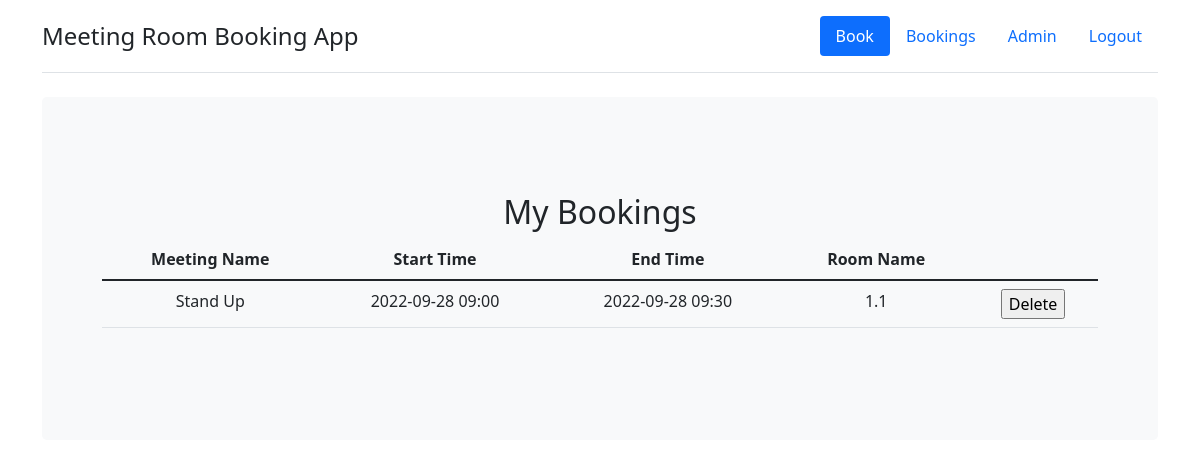
The page /bookings (signed in) on the database its author committed.
### models.py (models this page shows)
class Booking(db.Model):
    __tablename__ = 'booking'
    id = db.Column(db.Integer, primary_key=True)
    booking_name = db.Column(db.String(50), nullable= True)
    start_time = db.Column(db.Integer, nullable=False)
    end_time = db.Column(db.Integer, nullable=False)
    user_id = db.Column(db.Integer, db.ForeignKey('user.id'), nullable=False)
    room_id = db.Column(db.Integer, db.ForeignKey('room.id'), nullable=False)

class Room(db.Model):
    __tablename__ = 'room'
    id = db.Column(db.Integer, primary_key=True)
    name = db.Column(db.String(15), unique=False, nullable=False)
    capacity = db.Column(db.Integer, unique=False, nullable=False)

### bookings.py (the view)
@bookings.route('/bookings')
@login_required
def bookings_page():
    bookings = db.session.query(Booking, Room, User).join(Room, Booking.room_id == Room.id).join(User, Booking.user_id == User.id).filter(Booking.user_id == current_user.id).all()
    return render_template('bookings.html', admin_page=False, bookings=bookings, fromtimestamp=datetime.fromtimestamp, current_user=current_user)

### models.py (called while the page is built)
    @property
    def is_admin(self):
        return bool(self.admin)

### templates/bookings.html
{% extends "base.html" %}
{% block content %}
<div class="p-5 mb-4 bg-light rounded-3">
    <div class="container-fluid py-5 text-center">
        <h2>My Bookings</h2>
        {% include "bookings_table.html" %}
    </div>
</div>
{% endblock %}

### templates/bookings_table.html (shortened to what this page needs)
<table class="table" align="center">
    <thead>
        <th>Meeting Name</th>
        <th>Start Time</th>
        <th>End Time</th>
        <th>Room Name</th>
    </thead>
    {% for item in bookings %}
    <tr>
        <td>{{ item.Booking.booking_name }}</td>
        <td>{{ fromtimestamp(item.Booking.start_time).strftime('%Y-%m-%d %H:%M') }}</td>
        <td>{{ fromtimestamp(item.Booking.end_time).strftime('%Y-%m-%d %H:%M') }}</td>
        <td>{{ item.Room.name }}</td>
        {% if current_user.is_admin%}
            <td>
                <form action="/bookings/{{ item.Booking.id }}" method="post">
                    <input type="submit" value="Delete" />
                </form>
            </td>
        {% endif %}
    </tr>
    {% endfor %}
</table>

### rows shown on the page
Booking: Booking.booking_name "Stand Up", start_time "2022-09-28 09:00", end_time "2022-09-28 09:30", Room.name "1.1"
